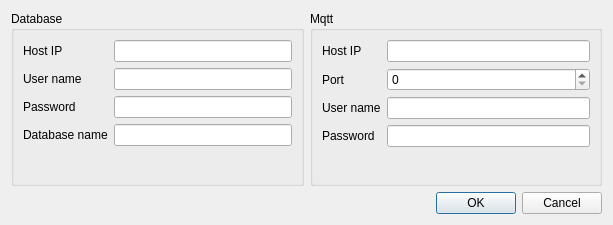
<?xml version="1.0" encoding="UTF-8"?>
<ui version="4.0">
 <class>SettingsDialog</class>
 <widget class="QDialog" name="SettingsDialog">
  <property name="geometry">
   <rect>
    <x>0</x>
    <y>0</y>
    <width>613</width>
    <height>225</height>
   </rect>
  </property>
  <property name="windowTitle">
   <string>Monitor configuration</string>
  </property>
  <layout class="QGridLayout" name="gridLayout">
   <item row="0" column="0">
    <widget class="QGroupBox" name="groupBox">
     <property name="title">
      <string>Database</string>
     </property>
     <layout class="QFormLayout" name="formLayout">
      <item row="0" column="0">
       <widget class="QLabel" name="label">
        <property name="text">
         <string>Host IP</string>
        </property>
       </widget>
      </item>
      <item row="0" column="1">
       <widget class="QLineEdit" name="dbHostIP"/>
      </item>
      <item row="1" column="0">
       <widget class="QLabel" name="label_2">
        <property name="text">
         <string>User name</string>
        </property>
       </widget>
      </item>
      <item row="1" column="1">
       <widget class="QLineEdit" name="dbUser"/>
      </item>
      <item row="2" column="0">
       <widget class="QLabel" name="label_3">
        <property name="text">
         <string>Password</string>
        </property>
       </widget>
      </item>
      <item row="2" column="1">
       <widget class="QLineEdit" name="dbPassword"/>
      </item>
      <item row="3" column="0">
       <widget class="QLabel" name="label_4">
        <property name="text">
         <string>Database name</string>
        </property>
       </widget>
      </item>
      <item row="3" column="1">
       <widget class="QLineEdit" name="dbName"/>
      </item>
     </layout>
    </widget>
   </item>
   <item row="0" column="1">
    <widget class="QGroupBox" name="groupBox_2">
     <property name="title">
      <string>Mqtt</string>
     </property>
     <layout class="QFormLayout" name="formLayout_2">
      <item row="0" column="0">
       <widget class="QLabel" name="label_5">
        <property name="text">
         <string>Host IP</string>
        </property>
       </widget>
      </item>
      <item row="0" column="1">
       <widget class="QLineEdit" name="mqttIP"/>
      </item>
      <item row="1" column="0">
       <widget class="QLabel" name="label_6">
        <property name="text">
         <string>Port</string>
        </property>
       </widget>
      </item>
      <item row="1" column="1">
       <widget class="QSpinBox" name="mqttPort">
        <property name="maximum">
         <number>9999</number>
        </property>
       </widget>
      </item>
      <item row="2" column="0">
       <widget class="QLabel" name="label_7">
        <property name="text">
         <string>User name</string>
        </property>
       </widget>
      </item>
      <item row="2" column="1">
       <widget class="QLineEdit" name="mqttUser"/>
      </item>
      <item row="3" column="0">
       <widget class="QLabel" name="label_8">
        <property name="text">
         <string>Password</string>
        </property>
       </widget>
      </item>
      <item row="3" column="1">
       <widget class="QLineEdit" name="mqttPassword"/>
      </item>
     </layout>
    </widget>
   </item>
   <item row="1" column="0" colspan="2">
    <widget class="QDialogButtonBox" name="buttonBox">
     <property name="orientation">
      <enum>Qt::Horizontal</enum>
     </property>
     <property name="standardButtons">
      <set>QDialogButtonBox::Cancel|QDialogButtonBox::Ok</set>
     </property>
    </widget>
   </item>
  </layout>
 </widget>
 <resources/>
 <connections>
  <connection>
   <sender>buttonBox</sender>
   <signal>accepted()</signal>
   <receiver>SettingsDialog</receiver>
   <slot>accept()</slot>
   <hints>
    <hint type="sourcelabel">
     <x>248</x>
     <y>254</y>
    </hint>
    <hint type="destinationlabel">
     <x>157</x>
     <y>274</y>
    </hint>
   </hints>
  </connection>
  <connection>
   <sender>buttonBox</sender>
   <signal>rejected()</signal>
   <receiver>SettingsDialog</receiver>
   <slot>reject()</slot>
   <hints>
    <hint type="sourcelabel">
     <x>316</x>
     <y>260</y>
    </hint>
    <hint type="destinationlabel">
     <x>286</x>
     <y>274</y>
    </hint>
   </hints>
  </connection>
 </connections>
</ui>
